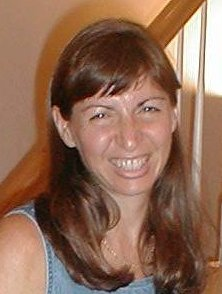
#> input picture barbara.jpg, 222 x 294 px
$ python SunEffect.py
#> lines starting #> are read from the running program, lines starting #| are printed output that depends on the picture
#> further down, img is the input picture: PIL image 222x294 RGB; mean R, G, B 141.9, 104.4, 83.6
#import NegativeTrans
from PIL import Image, ImageOps
import math
import PIL


def spotlight(img: Image, center: (int, int), radius: int) -> Image:
#> called with center = (475, 900), radius = 400
    width, height = img.size
#> width = 222; height = 294
    overlay_color = (255, 212, 64, 128)
    img_overlay = Image.new(size=img.size, color=overlay_color, mode='RGBA')
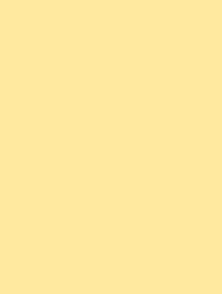
#> img_overlay: PIL image 222x294 RGBA; mean R, G, B, A 255, 212, 64, 128; transparent parts drawn white
    for x in range(width):
        for y in range(height):
            dx = x - center[0]
            dy = y - center[1]
            distance = math.sqrt(dx * dx + dy * dy)
            if distance < radius:
                img_overlay.putpixel((x, y), (23, 230, 150, 0))
    img.paste(img_overlay, None, mask=img_overlay)
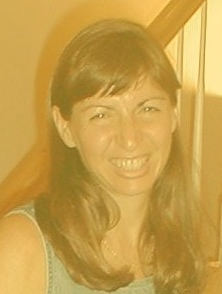
#> img: PIL image 222x294 RGB; mean R, G, B 198.7, 158.4, 73.8
    return img


if __name__ == '__main__':
    orig_file_name = 'barbara.jpg'
    img = Image.open('{}.jpg'.format('barbara'))
    spotlight_img = spotlight(img, (475, 900), 400)
    spotlight_img.save('barbarasun.jpg')
    spotlight_img.show()
